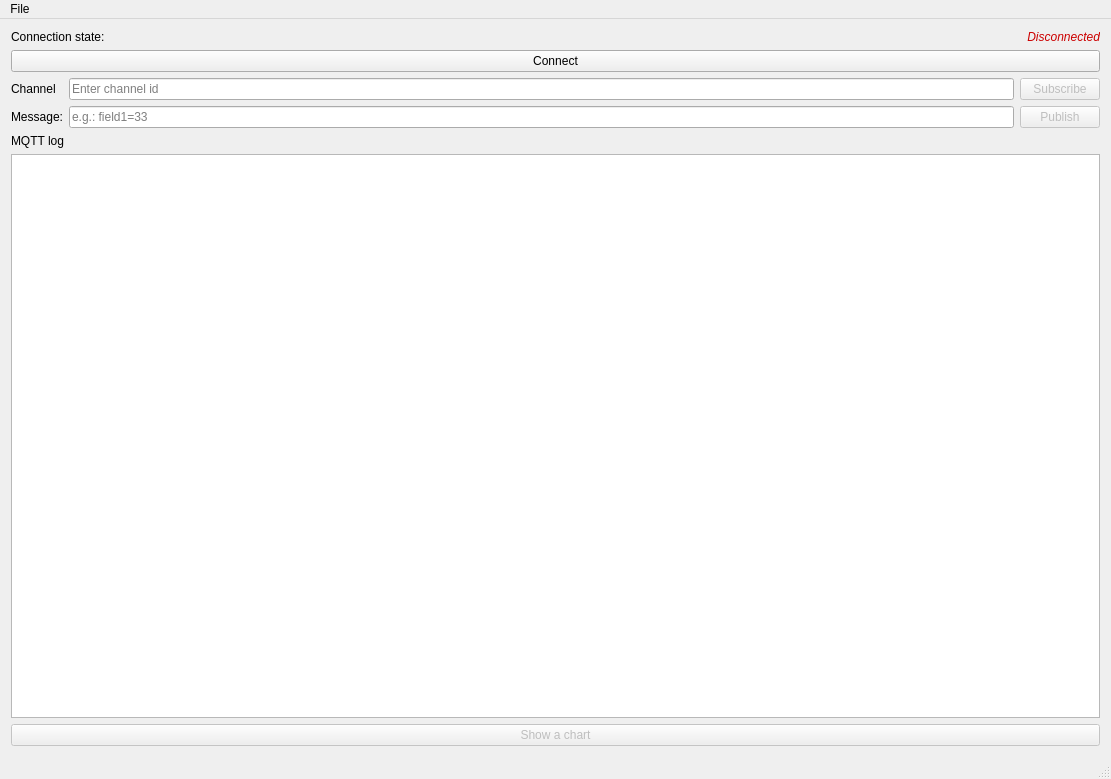
<?xml version="1.0" encoding="UTF-8"?>
<ui version="4.0">
 <class>MainWindow</class>
 <widget class="QMainWindow" name="MainWindow">
  <property name="geometry">
   <rect>
    <x>0</x>
    <y>0</y>
    <width>1111</width>
    <height>779</height>
   </rect>
  </property>
  <property name="windowTitle">
   <string>ThingSpeakClient</string>
  </property>
  <widget class="QWidget" name="centralWidget">
   <layout class="QVBoxLayout" name="verticalLayout">
    <item>
     <layout class="QHBoxLayout" name="horizontalLayout">
      <item>
       <widget class="QLabel" name="labelStateTitle">
        <property name="sizePolicy">
         <sizepolicy hsizetype="Ignored" vsizetype="Ignored">
          <horstretch>0</horstretch>
          <verstretch>0</verstretch>
         </sizepolicy>
        </property>
        <property name="text">
         <string>Connection state:</string>
        </property>
       </widget>
      </item>
      <item>
       <widget class="QLabel" name="labelState">
        <property name="font">
         <font>
          <weight>50</weight>
          <italic>true</italic>
          <bold>false</bold>
         </font>
        </property>
        <property name="text">
         <string>&lt;span style=&quot;color: #cc0000&quot;&gt;Disconnected&lt;/span&gt;</string>
        </property>
        <property name="textFormat">
         <enum>Qt::RichText</enum>
        </property>
        <property name="alignment">
         <set>Qt::AlignRight|Qt::AlignTrailing|Qt::AlignVCenter</set>
        </property>
       </widget>
      </item>
     </layout>
    </item>
    <item>
     <widget class="QPushButton" name="buttonConnect">
      <property name="cursor">
       <cursorShape>PointingHandCursor</cursorShape>
      </property>
      <property name="text">
       <string>Connect</string>
      </property>
     </widget>
    </item>
    <item>
     <layout class="QGridLayout" name="gridLayout">
      <item row="1" column="0">
       <widget class="QLabel" name="label_4">
        <property name="text">
         <string>Message:</string>
        </property>
       </widget>
      </item>
      <item row="0" column="2">
       <widget class="QPushButton" name="buttonSubscribe">
        <property name="enabled">
         <bool>false</bool>
        </property>
        <property name="cursor">
         <cursorShape>PointingHandCursor</cursorShape>
        </property>
        <property name="text">
         <string>Subscribe</string>
        </property>
       </widget>
      </item>
      <item row="0" column="0">
       <widget class="QLabel" name="label_3">
        <property name="text">
         <string>Channel</string>
        </property>
       </widget>
      </item>
      <item row="1" column="2">
       <widget class="QPushButton" name="buttonPublish">
        <property name="enabled">
         <bool>false</bool>
        </property>
        <property name="cursor">
         <cursorShape>PointingHandCursor</cursorShape>
        </property>
        <property name="text">
         <string>Publish</string>
        </property>
       </widget>
      </item>
      <item row="1" column="1">
       <widget class="QLineEdit" name="lineEditMessage">
        <property name="toolTip">
         <string>Enter message</string>
        </property>
        <property name="inputMask">
         <string/>
        </property>
        <property name="text">
         <string/>
        </property>
        <property name="placeholderText">
         <string>e.g.: field1=33</string>
        </property>
       </widget>
      </item>
      <item row="0" column="1">
       <widget class="QLineEdit" name="lineEditChannel">
        <property name="toolTip">
         <string>Enter channel id</string>
        </property>
        <property name="inputMask">
         <string/>
        </property>
        <property name="text">
         <string/>
        </property>
        <property name="placeholderText">
         <string>Enter channel id</string>
        </property>
       </widget>
      </item>
     </layout>
    </item>
    <item alignment="Qt::AlignLeft">
     <widget class="QLabel" name="label_2">
      <property name="text">
       <string>MQTT log</string>
      </property>
     </widget>
    </item>
    <item>
     <widget class="QPlainTextEdit" name="editLog">
      <property name="cursor" stdset="0">
       <cursorShape>ArrowCursor</cursorShape>
      </property>
      <property name="readOnly">
       <bool>true</bool>
      </property>
     </widget>
    </item>
    <item>
     <layout class="QHBoxLayout" name="horizontalLayout_3">
      <item>
       <widget class="QPushButton" name="buttonChart">
        <property name="enabled">
         <bool>false</bool>
        </property>
        <property name="cursor">
         <cursorShape>PointingHandCursor</cursorShape>
        </property>
        <property name="text">
         <string>Show a chart</string>
        </property>
       </widget>
      </item>
     </layout>
    </item>
   </layout>
  </widget>
  <widget class="QStatusBar" name="statusBar"/>
  <widget class="QMenuBar" name="menuBar">
   <property name="geometry">
    <rect>
     <x>0</x>
     <y>0</y>
     <width>1111</width>
     <height>21</height>
    </rect>
   </property>
   <widget class="QMenu" name="menuFile">
    <property name="title">
     <string>File</string>
    </property>
    <addaction name="actionConfigure"/>
   </widget>
   <addaction name="menuFile"/>
  </widget>
  <action name="actionShowChart">
   <property name="text">
    <string>showChart</string>
   </property>
   <property name="toolTip">
    <string>show a chart</string>
   </property>
  </action>
  <action name="actionConfigure">
   <property name="text">
    <string>Configure...</string>
   </property>
  </action>
 </widget>
 <layoutdefault spacing="6" margin="11"/>
 <resources/>
 <connections/>
</ui>
